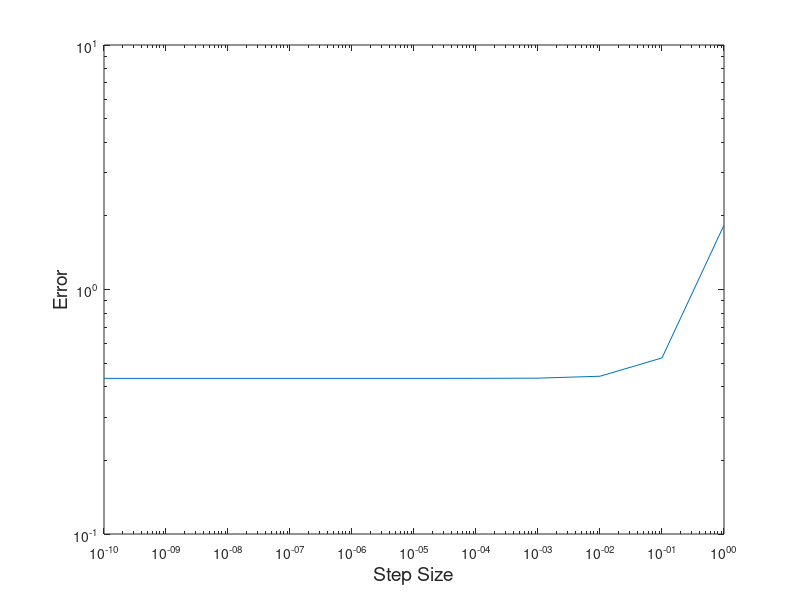

This figure's MATLAB source:
x = 0.5; n = 11; h = 1;
f =@(t) -0.1*t^4-0.15*t^3-0.5*t^2-0.25*t+1.2;
df_forward = (f(x+h)-f(x))/h;
H(1) = h;
D(1) = (cos(x+h)-cos(x-h))/(2*h);
E(1) = abs(df_forward-D(1));
for i=2:n
    h=h/10;
    H(i)=h;
    D(i)=(cos(x+h)-cos(x-h))/(2*h);
    df_forward = (f(x+h)-f(x))/h;
    E(i)=abs(df_forward-D(i));
end
L=[H' D' E']';
fprintf(' step size | finite difference | true error\n');
fprintf('%12.10f %16.14f %16.13f\n',L);
loglog(H,E), xlabel('Step Size','fontsize',14)
ylabel('Error','fontsize',14)
